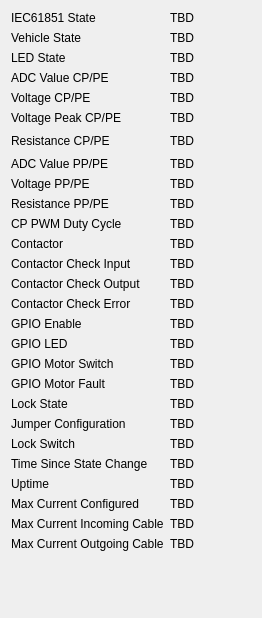
<?xml version="1.0" encoding="UTF-8"?>
<ui version="4.0">
 <class>EVSE</class>
 <widget class="QWidget" name="EVSE">
  <property name="geometry">
   <rect>
    <x>0</x>
    <y>0</y>
    <width>262</width>
    <height>618</height>
   </rect>
  </property>
  <property name="windowTitle">
   <string>Form</string>
  </property>
  <layout class="QVBoxLayout" name="verticalLayout">
   <item>
    <layout class="QGridLayout" name="gridLayout">
     <item row="0" column="0">
      <widget class="QLabel" name="label">
       <property name="text">
        <string>IEC61851 State</string>
       </property>
      </widget>
     </item>
     <item row="22" column="0">
      <widget class="QLabel" name="label1">
       <property name="text">
        <string>Time Since State Change</string>
       </property>
      </widget>
     </item>
     <item row="11" column="1">
      <widget class="QLabel" name="label_contactor">
       <property name="text">
        <string>TBD</string>
       </property>
      </widget>
     </item>
     <item row="6" column="2">
      <spacer name="horizontalSpacer">
       <property name="orientation">
        <enum>Qt::Horizontal</enum>
       </property>
       <property name="sizeHint" stdset="0">
        <size>
         <width>40</width>
         <height>20</height>
        </size>
       </property>
      </spacer>
     </item>
     <item row="11" column="0">
      <widget class="QLabel" name="label_14">
       <property name="text">
        <string>Contactor</string>
       </property>
      </widget>
     </item>
     <item row="2" column="0">
      <widget class="QLabel" name="label_2">
       <property name="text">
        <string>LED State</string>
       </property>
      </widget>
     </item>
     <item row="6" column="0">
      <widget class="QLabel" name="label_3">
       <property name="text">
        <string>Resistance CP/PE</string>
       </property>
      </widget>
     </item>
     <item row="9" column="0">
      <widget class="QLabel" name="label_4">
       <property name="text">
        <string>Resistance PP/PE</string>
       </property>
      </widget>
     </item>
     <item row="15" column="0">
      <widget class="QLabel" name="label_8">
       <property name="text">
        <string>GPIO Enable</string>
       </property>
      </widget>
     </item>
     <item row="19" column="0">
      <widget class="QLabel" name="label_9">
       <property name="text">
        <string>Lock State</string>
       </property>
      </widget>
     </item>
     <item row="16" column="0">
      <widget class="QLabel" name="label_10">
       <property name="text">
        <string>GPIO LED</string>
       </property>
      </widget>
     </item>
     <item row="12" column="0">
      <widget class="QLabel" name="label_6">
       <property name="text">
        <string>Contactor Check Input</string>
       </property>
      </widget>
     </item>
     <item row="14" column="0">
      <widget class="QLabel" name="label_7">
       <property name="text">
        <string>Contactor Check Error</string>
       </property>
      </widget>
     </item>
     <item row="10" column="0">
      <widget class="QLabel" name="label_5">
       <property name="text">
        <string>CP PWM Duty Cycle</string>
       </property>
      </widget>
     </item>
     <item row="21" column="0">
      <widget class="QLabel" name="label_13">
       <property name="text">
        <string>Lock Switch</string>
       </property>
      </widget>
     </item>
     <item row="0" column="1">
      <widget class="QLabel" name="label_iec61851_state">
       <property name="text">
        <string>TBD</string>
       </property>
      </widget>
     </item>
     <item row="6" column="1">
      <widget class="QLabel" name="label_resistance_cp_pe">
       <property name="text">
        <string>TBD</string>
       </property>
      </widget>
     </item>
     <item row="5" column="0">
      <widget class="QLabel" name="label_19">
       <property name="text">
        <string>Voltage Peak CP/PE</string>
       </property>
      </widget>
     </item>
     <item row="4" column="0">
      <widget class="QLabel" name="label_17">
       <property name="text">
        <string>Voltage CP/PE</string>
       </property>
      </widget>
     </item>
     <item row="2" column="1">
      <widget class="QLabel" name="label_led_state">
       <property name="text">
        <string>TBD</string>
       </property>
      </widget>
     </item>
     <item row="17" column="0">
      <widget class="QLabel" name="label_11">
       <property name="text">
        <string>GPIO Motor Switch</string>
       </property>
      </widget>
     </item>
     <item row="20" column="0">
      <widget class="QLabel" name="label_12">
       <property name="text">
        <string>Jumper Configuration</string>
       </property>
      </widget>
     </item>
     <item row="9" column="1">
      <widget class="QLabel" name="label_resistance_pp_pe">
       <property name="text">
        <string>TBD</string>
       </property>
      </widget>
     </item>
     <item row="10" column="1">
      <widget class="QLabel" name="label_cp_pwm_duty_cycle">
       <property name="text">
        <string>TBD</string>
       </property>
      </widget>
     </item>
     <item row="12" column="1">
      <widget class="QLabel" name="label_contactor_input">
       <property name="text">
        <string>TBD</string>
       </property>
      </widget>
     </item>
     <item row="14" column="1">
      <widget class="QLabel" name="label_contactor_error">
       <property name="text">
        <string>TBD</string>
       </property>
      </widget>
     </item>
     <item row="15" column="1">
      <widget class="QLabel" name="label_gpio_enable">
       <property name="text">
        <string>TBD</string>
       </property>
      </widget>
     </item>
     <item row="16" column="1">
      <widget class="QLabel" name="label_gpio_led">
       <property name="text">
        <string>TBD</string>
       </property>
      </widget>
     </item>
     <item row="17" column="1">
      <widget class="QLabel" name="label_gpio_motor_switch">
       <property name="text">
        <string>TBD</string>
       </property>
      </widget>
     </item>
     <item row="19" column="1">
      <widget class="QLabel" name="label_lock_state">
       <property name="text">
        <string>TBD</string>
       </property>
      </widget>
     </item>
     <item row="20" column="1">
      <widget class="QLabel" name="label_jumper_configuration">
       <property name="text">
        <string>TBD</string>
       </property>
      </widget>
     </item>
     <item row="21" column="1">
      <widget class="QLabel" name="label_lock_switch">
       <property name="text">
        <string>TBD</string>
       </property>
      </widget>
     </item>
     <item row="13" column="0">
      <widget class="QLabel" name="label_15">
       <property name="text">
        <string>Contactor Check Output</string>
       </property>
      </widget>
     </item>
     <item row="13" column="1">
      <widget class="QLabel" name="label_contactor_output">
       <property name="text">
        <string>TBD</string>
       </property>
      </widget>
     </item>
     <item row="23" column="0">
      <widget class="QLabel" name="label_16">
       <property name="text">
        <string>Uptime</string>
       </property>
      </widget>
     </item>
     <item row="23" column="1">
      <widget class="QLabel" name="label_uptime">
       <property name="text">
        <string>TBD</string>
       </property>
      </widget>
     </item>
     <item row="3" column="0">
      <widget class="QLabel" name="label_18">
       <property name="text">
        <string>ADC Value CP/PE</string>
       </property>
      </widget>
     </item>
     <item row="3" column="1">
      <widget class="QLabel" name="label_adc_value_cp_pe">
       <property name="text">
        <string>TBD</string>
       </property>
      </widget>
     </item>
     <item row="7" column="0">
      <widget class="QLabel" name="label_20">
       <property name="text">
        <string>ADC Value PP/PE</string>
       </property>
      </widget>
     </item>
     <item row="8" column="0">
      <widget class="QLabel" name="label_21">
       <property name="text">
        <string>Voltage PP/PE</string>
       </property>
      </widget>
     </item>
     <item row="4" column="1">
      <widget class="QLabel" name="label_voltage_cp_pe">
       <property name="text">
        <string>TBD</string>
       </property>
      </widget>
     </item>
     <item row="5" column="1">
      <widget class="QLabel" name="label_voltage_peak_cp_pe">
       <property name="text">
        <string>TBD</string>
       </property>
      </widget>
     </item>
     <item row="7" column="1">
      <widget class="QLabel" name="label_adc_value_pp_pe">
       <property name="text">
        <string>TBD</string>
       </property>
      </widget>
     </item>
     <item row="8" column="1">
      <widget class="QLabel" name="label_voltage_pp_pe">
       <property name="text">
        <string>TBD</string>
       </property>
      </widget>
     </item>
     <item row="22" column="1">
      <widget class="QLabel" name="label_time_since_state_change">
       <property name="text">
        <string>TBD</string>
       </property>
      </widget>
     </item>
     <item row="18" column="0">
      <widget class="QLabel" name="label_22">
       <property name="text">
        <string>GPIO Motor Fault</string>
       </property>
      </widget>
     </item>
     <item row="18" column="1">
      <widget class="QLabel" name="label_gpio_motor_fault">
       <property name="text">
        <string>TBD</string>
       </property>
      </widget>
     </item>
     <item row="24" column="0">
      <widget class="QLabel" name="label_23">
       <property name="text">
        <string>Max Current Configured</string>
       </property>
      </widget>
     </item>
     <item row="25" column="0">
      <widget class="QLabel" name="label_24">
       <property name="text">
        <string>Max Current Incoming Cable</string>
       </property>
      </widget>
     </item>
     <item row="26" column="0">
      <widget class="QLabel" name="label_25">
       <property name="text">
        <string>Max Current Outgoing Cable</string>
       </property>
      </widget>
     </item>
     <item row="24" column="1">
      <widget class="QLabel" name="label_max_current_configured">
       <property name="text">
        <string>TBD</string>
       </property>
      </widget>
     </item>
     <item row="25" column="1">
      <widget class="QLabel" name="label_max_current_incoming_cable">
       <property name="text">
        <string>TBD</string>
       </property>
      </widget>
     </item>
     <item row="26" column="1">
      <widget class="QLabel" name="label_max_current_outgoing_cable">
       <property name="text">
        <string>TBD</string>
       </property>
      </widget>
     </item>
     <item row="1" column="0">
      <widget class="QLabel" name="label_26">
       <property name="text">
        <string>Vehicle State</string>
       </property>
      </widget>
     </item>
     <item row="1" column="1">
      <widget class="QLabel" name="label_vehicle_state">
       <property name="text">
        <string>TBD</string>
       </property>
      </widget>
     </item>
    </layout>
   </item>
   <item>
    <spacer name="verticalSpacer">
     <property name="orientation">
      <enum>Qt::Vertical</enum>
     </property>
     <property name="sizeHint" stdset="0">
      <size>
       <width>20</width>
       <height>40</height>
      </size>
     </property>
    </spacer>
   </item>
  </layout>
 </widget>
 <resources/>
 <connections/>
</ui>
